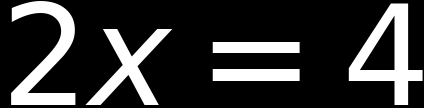
#> input picture puzzle_files/practice_images/q1.png, 424 x 108 px
$ python parsed_images_practice.py
#> lines starting #> are read from the running program, lines starting #| are printed output that depends on the picture
from PIL import Image

parsed_problems = [
    [
        Image.open('practice_images/q1.png').resize((80, 25)),
        Image.open('practice_images/a1.png').resize((80, 25))
    ],
    [
        Image.open('practice_images/q2.png').resize((80, 25)),
        Image.open('practice_images/a2.png').resize((80, 25))
    ],
    [
        Image.open('practice_images/q3.png').resize((80, 25)),
        Image.open('practice_images/a3.png').resize((80, 25))
    ],
    [
        Image.open('practice_images/q4.png').resize((80, 25)),
        Image.open('practice_images/a4.png').resize((80, 25))
    ],
    [
        Image.open('practice_images/q1.png').resize((80, 25)),
        Image.open('practice_images/a1.png').resize((80, 25))
    ],
    [
        Image.open('practice_images/q2.png').resize((80, 25)),
        Image.open('practice_images/a2.png').resize((80, 25))
    ],
[
        Image.open('practice_images/q2.png').resize((80, 25)),
        Image.open('practice_images/a2.png').resize((80, 25))
    ],
    [
        Image.open('practice_images/q3.png').resize((80, 25)),
        Image.open('practice_images/a3.png').resize((80, 25))
    ],
    [
        Image.open('practice_images/q4.png').resize((80, 25)),
        Image.open('practice_images/a4.png').resize((80, 25))
    ]
]
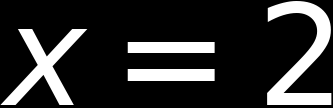
#> input picture puzzle_files/practice_images/a1.png, 333 x 108 px
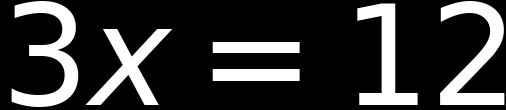
#> input picture puzzle_files/practice_images/q2.png, 506 x 110 px
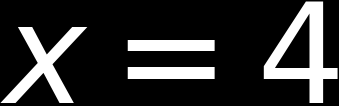
#> input picture puzzle_files/practice_images/a2.png, 339 x 106 px
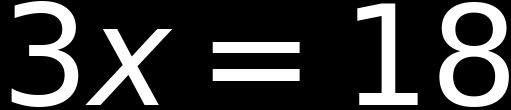
#> input picture puzzle_files/practice_images/q3.png, 511 x 110 px
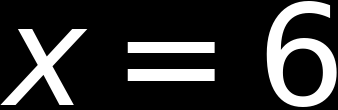
#> input picture puzzle_files/practice_images/a3.png, 338 x 110 px
#> (the run stopped early here; a loop or call above may not have finished)
